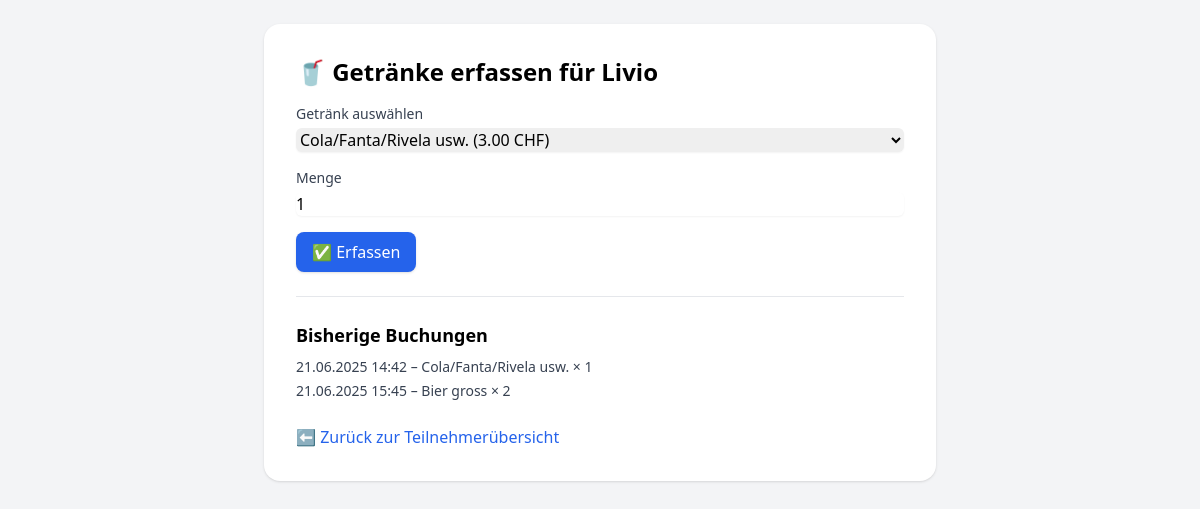
The page /verkauf/6 on the database its author committed.
### app/models.py (models this page shows)
class Teilnehmer(db.Model):
    id = db.Column(db.Integer, primary_key=True)
    name = db.Column(db.String(100), nullable=False)

class Verkauf(db.Model):
    id = db.Column(db.Integer, primary_key=True)
    teilnehmer_event_id = db.Column(db.Integer, db.ForeignKey('teilnehmer_event.id'), nullable=False)
    getraenk_id = db.Column(db.Integer, db.ForeignKey('getraenk.id'), nullable=False)
    menge = db.Column(db.Integer, default=1)
    zeitpunkt = db.Column(db.DateTime, server_default=db.func.now())
    teilnehmer_event = db.relationship("TeilnehmerEvent", backref="verkaeufe")
    getraenk = db.relationship("Getraenk")

class Getraenk(db.Model):
    id = db.Column(db.Integer, primary_key=True)
    name = db.Column(db.String(100), nullable=False)
    preis = db.Column(db.Float, nullable=False)
    kategorie = db.Column(db.String(50), nullable=False)

### app/routes.py (the view, shortened to what this page needs)
@app.route("/verkauf/<int:teilnehmer_event_id>", methods=["GET", "POST"])
def verkauf(teilnehmer_event_id):
    eintrag = TeilnehmerEvent.query.get_or_404(teilnehmer_event_id)
    getraenke = Getraenk.query.order_by(Getraenk.kategorie, Getraenk.name).all()
    return render_template("verkauf_form.html", eintrag=eintrag, getraenke=getraenke)

### app/templates/verkauf_form.html (shortened to what this page needs)
<!DOCTYPE html>
<html lang="de">
<head>
    <script src="https://cdn.tailwindcss.com"></script>
</head>
<body class="bg-gray-100 p-6">
    <div class="max-w-2xl mx-auto bg-white p-8 shadow rounded-2xl">
        <h1 class="text-2xl font-bold mb-4">🥤 Getränke erfassen für {{ eintrag.teilnehmer.name }}</h1>
        <form method="post" class="space-y-4">
            <div>
                <label for="getraenk_id" class="block text-sm font-medium text-gray-700">Getränk auswählen</label>
                <select name="getraenk_id" id="getraenk_id" class="mt-1 block w-full rounded-md border-gray-300 shadow-sm">
                    {% for g in getraenke %}
                        <option value="{{ g.id }}">{{ g.name }} ({{ "%.2f"|format(g.preis) }} CHF)</option>
                    {% endfor %}
                </select>
            </div>
            <div>
                <label for="menge" class="block text-sm font-medium text-gray-700">Menge</label>
                <input type="number" name="menge" id="menge" min="1" value="1" class="mt-1 block w-full rounded-md border-gray-300 shadow-sm" required>
            </div>
            <button type="submit" class="bg-blue-600 hover:bg-blue-700 text-white px-4 py-2 rounded-lg shadow">
                ✅ Erfassen
            </button>
        </form>
        <hr class="my-6">
        <h2 class="text-lg font-semibold mb-2">Bisherige Buchungen</h2>
        {% if eintrag.verkaeufe %}
            <ul class="space-y-1 text-sm text-gray-700">
                {% for v in eintrag.verkaeufe %}
                    <li>
                        {{ v.zeitpunkt.strftime('%d.%m.%Y %H:%M') }} – {{ v.getraenk.name }} × {{ v.menge }}
                    </li>
                {% endfor %}
            </ul>
        {% else %}
            <p class="text-gray-500">Keine Einträge vorhanden.</p>
        {% endif %}
        <a href="{{ url_for('event_start', event_id=eintrag.event.id) }}" class="mt-6 inline-block text-blue-600 hover:underline">⬅ Zurück zur Teilnehmerübersicht</a>
    </div>
</body>
</html>

### rows shown on the page
Teilnehmer: teilnehmer.name "Livio"
Verkauf: zeitpunkt "21.06.2025 14:42", getraenk.name "Cola/Fanta/Rivela usw.", menge "1"
Verkauf: zeitpunkt "21.06.2025 15:45", getraenk.name "Bier gross", menge "2"

### other values the page prints
form field getraenk_id "Cola/Fanta/Rivela usw. (3.00 CHF)"
